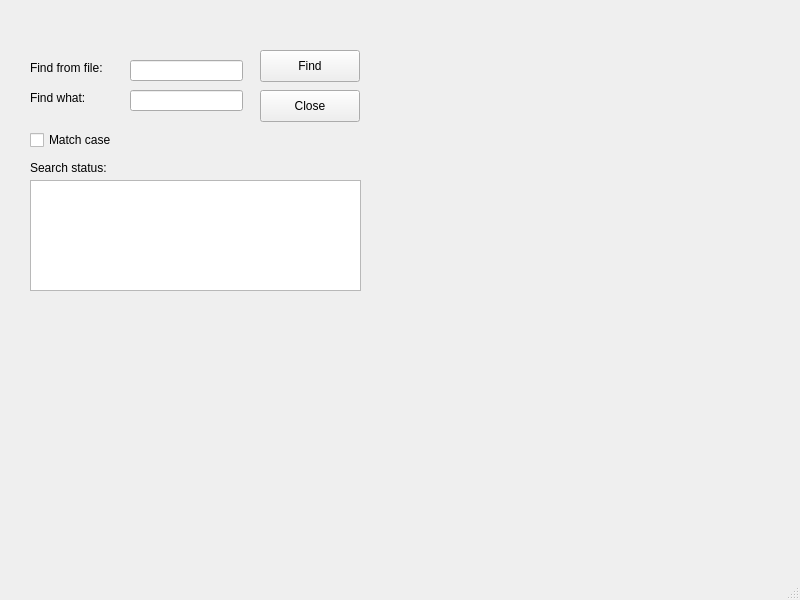
<?xml version="1.0" encoding="UTF-8"?>
<ui version="4.0">
 <class>MainWindow</class>
 <widget class="QMainWindow" name="MainWindow">
  <property name="geometry">
   <rect>
    <x>0</x>
    <y>0</y>
    <width>800</width>
    <height>600</height>
   </rect>
  </property>
  <property name="windowTitle">
   <string>MainWindow</string>
  </property>
  <widget class="QWidget" name="centralwidget">
   <widget class="QLineEdit" name="fileLineEdit">
    <property name="geometry">
     <rect>
      <x>130</x>
      <y>60</y>
      <width>113</width>
      <height>21</height>
     </rect>
    </property>
   </widget>
   <widget class="QLabel" name="label">
    <property name="geometry">
     <rect>
      <x>30</x>
      <y>60</y>
      <width>91</width>
      <height>16</height>
     </rect>
    </property>
    <property name="text">
     <string>Find from file:</string>
    </property>
   </widget>
   <widget class="QLineEdit" name="keyLineEdit">
    <property name="geometry">
     <rect>
      <x>130</x>
      <y>90</y>
      <width>113</width>
      <height>21</height>
     </rect>
    </property>
   </widget>
   <widget class="QLabel" name="label_2">
    <property name="geometry">
     <rect>
      <x>30</x>
      <y>90</y>
      <width>71</width>
      <height>16</height>
     </rect>
    </property>
    <property name="text">
     <string>Find what:</string>
    </property>
   </widget>
   <widget class="QPushButton" name="findPushButton">
    <property name="geometry">
     <rect>
      <x>260</x>
      <y>50</y>
      <width>100</width>
      <height>32</height>
     </rect>
    </property>
    <property name="text">
     <string>Find</string>
    </property>
   </widget>
   <widget class="QPushButton" name="closePushButton">
    <property name="geometry">
     <rect>
      <x>260</x>
      <y>90</y>
      <width>100</width>
      <height>32</height>
     </rect>
    </property>
    <property name="text">
     <string>Close</string>
    </property>
   </widget>
   <widget class="QLabel" name="label_3">
    <property name="geometry">
     <rect>
      <x>30</x>
      <y>160</y>
      <width>101</width>
      <height>16</height>
     </rect>
    </property>
    <property name="text">
     <string>Search status:</string>
    </property>
   </widget>
   <widget class="QTextBrowser" name="textBrowser">
    <property name="geometry">
     <rect>
      <x>30</x>
      <y>180</y>
      <width>331</width>
      <height>111</height>
     </rect>
    </property>
   </widget>
   <widget class="QCheckBox" name="matchCheckBox">
    <property name="geometry">
     <rect>
      <x>30</x>
      <y>130</y>
      <width>101</width>
      <height>20</height>
     </rect>
    </property>
    <property name="text">
     <string>Match case</string>
    </property>
   </widget>
  </widget>
  <widget class="QMenuBar" name="menubar">
   <property name="geometry">
    <rect>
     <x>0</x>
     <y>0</y>
     <width>800</width>
     <height>24</height>
    </rect>
   </property>
  </widget>
  <widget class="QStatusBar" name="statusbar"/>
 </widget>
 <resources/>
 <connections>
  <connection>
   <sender>closePushButton</sender>
   <signal>clicked()</signal>
   <receiver>MainWindow</receiver>
   <slot>close()</slot>
   <hints>
    <hint type="sourcelabel">
     <x>309</x>
     <y>129</y>
    </hint>
    <hint type="destinationlabel">
     <x>399</x>
     <y>299</y>
    </hint>
   </hints>
  </connection>
 </connections>
</ui>
